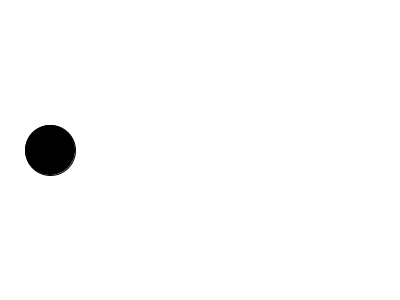
Frame 1 (no input)
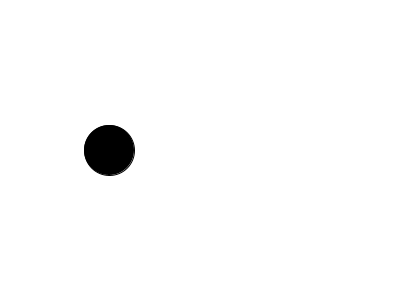
Frame 60 (the mouse pressed at the canvas centre just before this capture)
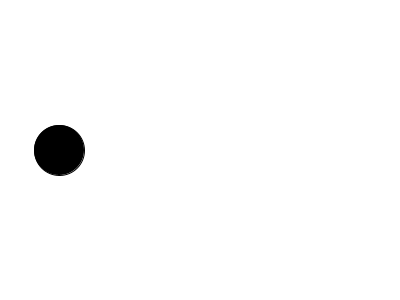
Frame 120 (the mouse held since frame 60 and released just before this capture)

The Processing sketch that drew these frames (run headless with seeded random() and noise(); from frame 60 on, the mouse is pressed at the canvas centre):

// Processing sketch: flow_variables
// ── flow_variables.pde
float x = 50;

void setup() {
  size(400, 300);
}

void draw() {
  background(255);
  fill(0);
  ellipse(x, 150, 50, 50);
  x = x + 1;
}

void mousePressed() {
  x = 0; 
}
